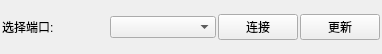
<?xml version="1.0" encoding="UTF-8"?>
<ui version="4.0">
 <class>CPSerialPort</class>
 <widget class="QWidget" name="CPSerialPort">
  <property name="geometry">
   <rect>
    <x>0</x>
    <y>0</y>
    <width>382</width>
    <height>54</height>
   </rect>
  </property>
  <property name="windowTitle">
   <string>Form</string>
  </property>
  <layout class="QHBoxLayout" name="horizontalLayout">
   <property name="spacing">
    <number>2</number>
   </property>
   <property name="leftMargin">
    <number>2</number>
   </property>
   <property name="topMargin">
    <number>2</number>
   </property>
   <property name="rightMargin">
    <number>2</number>
   </property>
   <property name="bottomMargin">
    <number>2</number>
   </property>
   <item>
    <widget class="QLabel" name="label">
     <property name="sizePolicy">
      <sizepolicy hsizetype="Expanding" vsizetype="Preferred">
       <horstretch>0</horstretch>
       <verstretch>0</verstretch>
      </sizepolicy>
     </property>
     <property name="text">
      <string>选择端口:</string>
     </property>
     <property name="alignment">
      <set>Qt::AlignLeading|Qt::AlignLeft|Qt::AlignVCenter</set>
     </property>
    </widget>
   </item>
   <item>
    <widget class="QComboBox" name="portCombo">
     <property name="sizePolicy">
      <sizepolicy hsizetype="Expanding" vsizetype="Fixed">
       <horstretch>0</horstretch>
       <verstretch>0</verstretch>
      </sizepolicy>
     </property>
     <property name="minimumSize">
      <size>
       <width>20</width>
       <height>0</height>
      </size>
     </property>
     <property name="maximumSize">
      <size>
       <width>16777215</width>
       <height>16777215</height>
      </size>
     </property>
     <property name="focusPolicy">
      <enum>Qt::NoFocus</enum>
     </property>
    </widget>
   </item>
   <item>
    <widget class="QPushButton" name="btnConnect">
     <property name="minimumSize">
      <size>
       <width>0</width>
       <height>0</height>
      </size>
     </property>
     <property name="maximumSize">
      <size>
       <width>16777215</width>
       <height>16777215</height>
      </size>
     </property>
     <property name="focusPolicy">
      <enum>Qt::NoFocus</enum>
     </property>
     <property name="text">
      <string>连接</string>
     </property>
    </widget>
   </item>
   <item>
    <widget class="QPushButton" name="updateUart">
     <property name="minimumSize">
      <size>
       <width>20</width>
       <height>0</height>
      </size>
     </property>
     <property name="maximumSize">
      <size>
       <width>16777215</width>
       <height>16777215</height>
      </size>
     </property>
     <property name="focusPolicy">
      <enum>Qt::NoFocus</enum>
     </property>
     <property name="text">
      <string>更新</string>
     </property>
    </widget>
   </item>
  </layout>
 </widget>
 <resources/>
 <connections/>
</ui>
